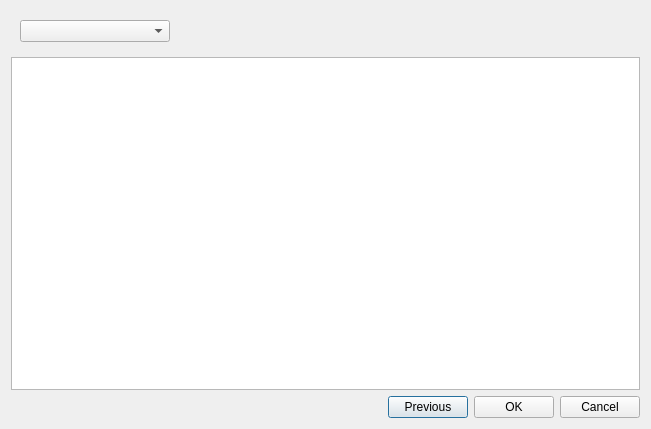
<?xml version="1.0" encoding="UTF-8"?>
<ui version="4.0">
 <class>DlgReport_CombFactor</class>
 <widget class="QDialog" name="DlgReport_CombFactor">
  <property name="geometry">
   <rect>
    <x>0</x>
    <y>0</y>
    <width>651</width>
    <height>429</height>
   </rect>
  </property>
  <property name="windowTitle">
   <string>Combination Factor</string>
  </property>
  <layout class="QVBoxLayout" name="verticalLayout">
   <item>
    <widget class="QWidget" name="dbsWidget" native="true">
     <layout class="QHBoxLayout" name="horizontalLayout_2">
      <item>
       <widget class="QComboBox" name="comboBox">
        <property name="minimumSize">
         <size>
          <width>150</width>
          <height>0</height>
         </size>
        </property>
       </widget>
      </item>
      <item>
       <spacer name="horizontalSpacer_2">
        <property name="orientation">
         <enum>Qt::Horizontal</enum>
        </property>
        <property name="sizeHint" stdset="0">
         <size>
          <width>40</width>
          <height>20</height>
         </size>
        </property>
       </spacer>
      </item>
     </layout>
    </widget>
   </item>
   <item>
    <widget class="QTableWidget" name="tableWidget"/>
   </item>
   <item>
    <layout class="QHBoxLayout" name="horizontalLayout">
     <item>
      <spacer name="horizontalSpacer">
       <property name="orientation">
        <enum>Qt::Horizontal</enum>
       </property>
       <property name="sizeHint" stdset="0">
        <size>
         <width>40</width>
         <height>20</height>
        </size>
       </property>
      </spacer>
     </item>
     <item>
      <widget class="QPushButton" name="btnPre">
       <property name="text">
        <string>Previous</string>
       </property>
      </widget>
     </item>
     <item>
      <widget class="QPushButton" name="btnOK">
       <property name="text">
        <string>OK</string>
       </property>
      </widget>
     </item>
     <item>
      <widget class="QPushButton" name="btnCancel">
       <property name="text">
        <string>Cancel</string>
       </property>
      </widget>
     </item>
    </layout>
   </item>
  </layout>
 </widget>
 <resources/>
 <connections/>
</ui>
